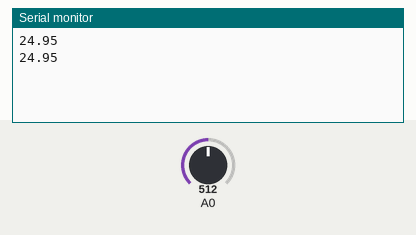
This sketch was run on a simulated Arduino Uno, built with avr-gcc and run on an emulated ATmega328P. Shown: the last lines printed to the serial monitor. The inputs (shaded band) are chosen by the test bench; at power-on: A0 = 512.

Above: at 1.8 s.
1.9 s: A0 set to 716
At 2.8 s:
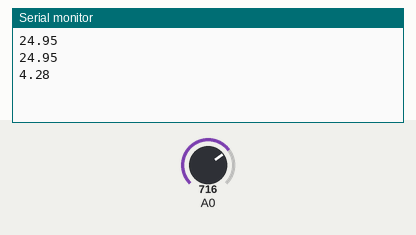
3.4 s: A0 set to 900
At 4.8 s:
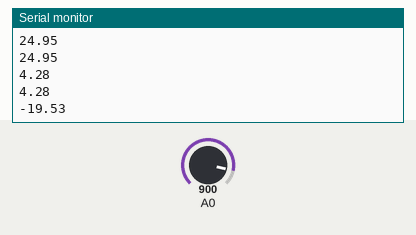
Timing chart, 0 to 6.4 s (numbered marks = the images above; inputs shaded):
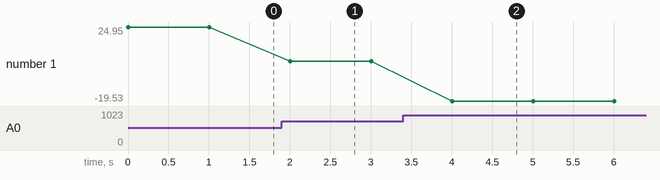

Measured:
- after the input at 1.9 s, the serial monitor: prints a new line after 0.10 s (image 1)
- after the input at 3.4 s, the serial monitor: prints a new line after 0.60 s (image 2)
- plotted number 1: 24.95 → 4.28 after the input at 1.9 s, 4.28 → -19.53 after the input at 3.4 s

The sketch:

ranger_temperature.ino
```cpp
void setup()
{
  Serial.begin(9600);
}

void loop()
{

  Serial.println(calculate_temp(analogRead(A0)));
  delay(1000);
}

// Basé sur le code de Firmware_for_Auriga
const int16_t TEMPERATURENOMINAL     = 25;    //Nominal temperature depicted on the datasheet
const int16_t SERIESRESISTOR         = 10000; // Value of the series resistor
const int16_t BCOEFFICIENT           = 3380;  // Beta value for our thermistor(3350-3399)
const int16_t TERMISTORNOMINAL       = 10000; // Nominal temperature value for the thermistor

// Voir la documentation du thermistor NCP18XH103F03RB
float calculate_temp(int16_t In_temp)
{
  float media;
  float temperatura;
  media = (float)In_temp;
  // Convert the thermal stress value to resistance
  media = 1023.0 / media - 1;
  media = SERIESRESISTOR / media;
  //Calculate temperature using the Beta Factor equation

  temperatura = media / TERMISTORNOMINAL;              // (R/Ro)
  temperatura = log(temperatura); // ln(R/Ro)
  temperatura /= BCOEFFICIENT;                         // 1/B * ln(R/Ro)
  temperatura += 1.0 / (TEMPERATURENOMINAL + 273.15);  // + (1/To)
  temperatura = 1.0 / temperatura;                     // Invert the value
  temperatura -= 273.15;                               // Convert it to Celsius
  return temperatura;
}
```
